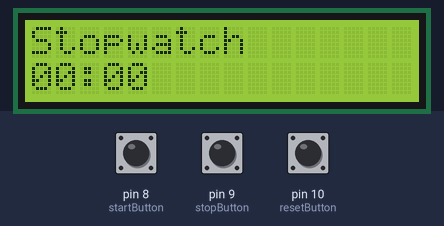
Bench run of a sketch on a simulated Arduino Uno, built with avr-gcc and run on an emulated ATmega328P. Shown: 16×2 character LCD. The test bench sets the inputs (shaded band); at power-on: pin 8 (startButton) HIGH, pin 9 (stopButton) HIGH, pin 10 (resetButton) HIGH.

Above: at 1.2 s.
1.3 s: pin 8 (startButton) pulled LOW for 0.15 s
At 3.1 s:
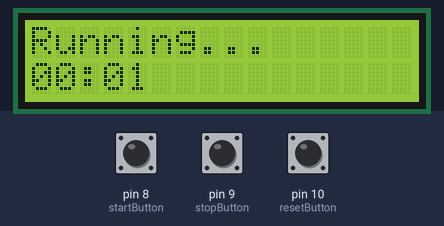
4.4 s: pin 9 (stopButton) pulled LOW for 0.15 s
At 4.8 s:
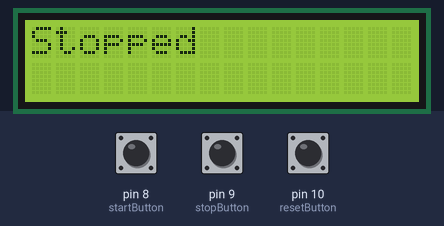
6.0 s: pin 10 (resetButton) pulled LOW for 0.15 s
At 7.2 s:
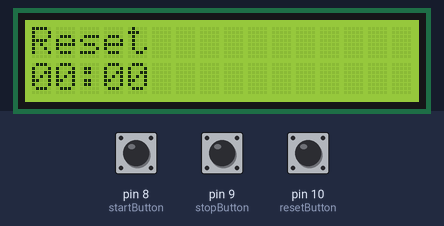
7.6 s: pin 8 (startButton) pulled LOW for 1 s
At 9.9 s:
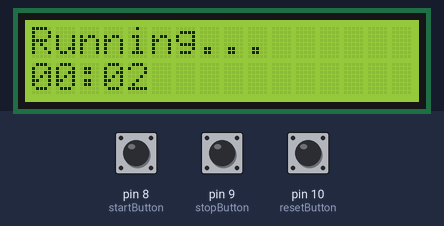
11.6 s: pin 10 (resetButton) pulled LOW for 1 s
At 13.7 s:
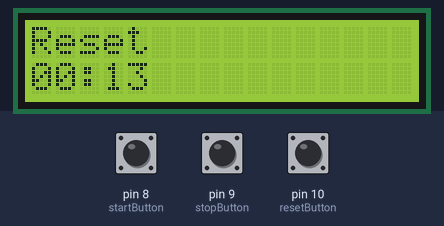
14.1 s: pin 9 (stopButton) pulled LOW for 1 s
At 14.6 s:
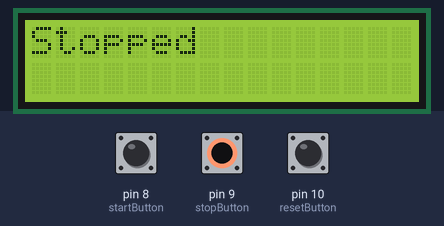
Timing chart, 0 to 17.1 s (numbered marks = the images above; inputs shaded):
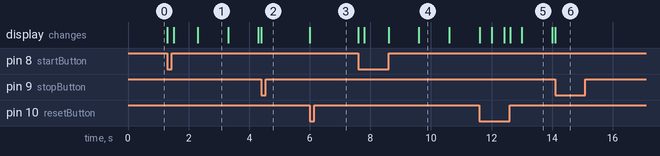

Measured:
- after the input at 1.3 s, the display: first changes at once (image 1 shows a later state)
- after the input at 4.4 s, the display: changes at once (image 2)
- after the input at 6.0 s, the display: changes at once (image 3)
- after the input at 7.6 s, the display: first changes at once (image 4 shows a later state)
- after the input at 11.6 s, the display: first changes at once (image 5 shows a later state)
- after the input at 14.1 s, the display: changes at once (image 6)
- what the display in image 1 shows lasts 1.0 s, from 2.3 s to 3.3 s

The sketch:

LCD_Stopwatch.ino
```cpp
#include <LiquidCrystal.h>

// Pins for the buttons
int startButton = 8;
int stopButton = 9;
int resetButton = 10;

// Variables to manage timer state
unsigned long startTime = 0;
unsigned long elapsedTime = 0;
unsigned long stopTime = 0;
bool isRunning = false;

// LCD Setup
LiquidCrystal lcd(12, 11, 5, 4, 3, 2);

void setup() {
  // Start the LCD and set the dimensions
  lcd.begin(16, 2);
  lcd.print("Stopwatch");

  // Set button pins as input
  pinMode(startButton, INPUT_PULLUP);
  pinMode(stopButton, INPUT_PULLUP);
  pinMode(resetButton, INPUT_PULLUP);

  // Display the initial time (0 seconds)
  lcd.setCursor(0, 1);
  lcd.print("00:00");
}

void loop() {
  // Read button states
  if (digitalRead(startButton) == LOW && !isRunning) {
    startTimer();  // Start the stopwatch
  }

  if (digitalRead(stopButton) == LOW && isRunning) {
    stopTimer();   // Stop the stopwatch
  }

  if (digitalRead(resetButton) == LOW) {
    resetTimer();  // Reset the stopwatch
  }

  // If the timer is running, update the time display
  if (isRunning) {
    elapsedTime = millis() - startTime;
    updateDisplay(elapsedTime);
  }
}

// Function to start the stopwatch
void startTimer() {
  startTime = millis() - elapsedTime;  // Adjust for any previous elapsed time
  isRunning = true;
  lcd.clear();
  lcd.print("Running...");
  delay(200);  // Debounce delay
}

// Function to stop the stopwatch
void stopTimer() {
  stopTime = millis() - startTime;  // Calculate the time elapsed
  isRunning = false;
  lcd.clear();
  lcd.print("Stopped");
  delay(200);  // Debounce delay
}

// Function to reset the stopwatch
void resetTimer() {
  startTime = 0;
  elapsedTime = 0;
  lcd.clear();
  lcd.print("Reset");
  updateDisplay(elapsedTime);
  delay(200);  // Debounce delay
}

// Function to update the display with elapsed time
void updateDisplay(unsigned long time) {
  unsigned long seconds = time / 1000;
  unsigned long minutes = seconds / 60;
  seconds = seconds % 60;

  lcd.setCursor(0, 1);
  if (minutes < 10) {
    lcd.print("0");  // Leading zero for minutes
  }
  lcd.print(minutes);
  lcd.print(":");

  if (seconds < 10) {
    lcd.print("0");  // Leading zero for seconds
  }
  lcd.print(seconds);
}
```
